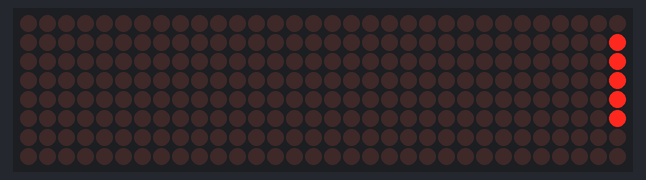
Simulated run of this sketch. Board: Arduino Uno, built with avr-gcc and run on an emulated ATmega328P. On the bench: 32×8 LED matrix.

Above: at 0.3 s.
At 1.9 s:
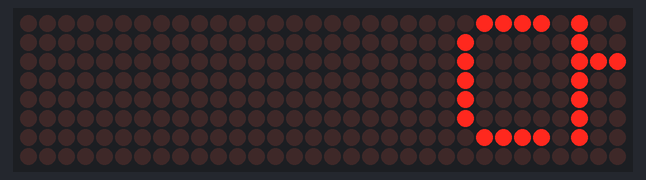
At 3.5 s:
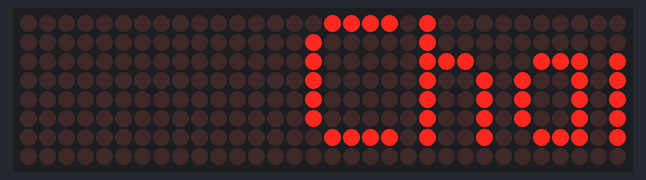
At 6.7 s:
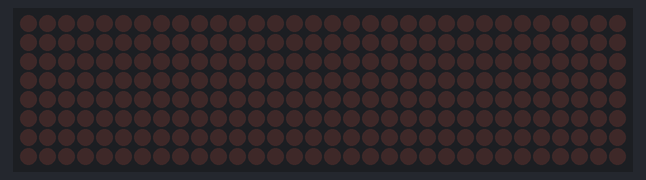
At 12.3 s:
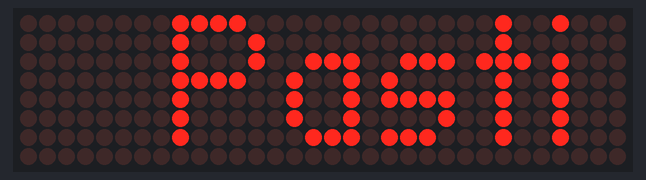
At 17.9 s:
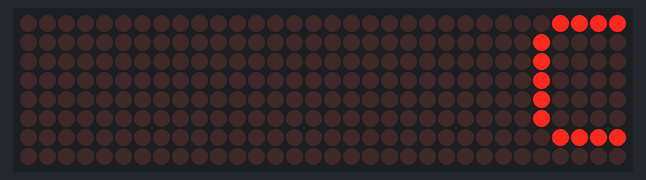

The sketch:

TextRunningMAX7219.ino
```cpp
#include <MD_Parola.h>
#include <MD_MAX72xx.h>
#include <SPI.h>

// Definisikan pin SPI yang digunakan
#define HARDWARE_TYPE MD_MAX72XX::FC16_HW
#define MAX_DEVICES 4

#define CLK_PIN   13
#define DATA_PIN  11
#define CS_PIN    10

// Inisialisasi objek untuk modul dot matrix
MD_Parola myDisplay = MD_Parola(HARDWARE_TYPE, CS_PIN, MAX_DEVICES);

// Teks yang akan ditampilkan
char text1[] = "Channel";

char text2[] = "Pasti Dadi";

bool isFirstText = true;

void setup() {
  // Inisialisasi modul dot matrix
  myDisplay.begin();

  // Tampilkan tulisan pertama
  displayText(text1);
}

void loop() {
  // Perbarui tampilan modul dot matrix
  if (myDisplay.displayAnimate()) {
    myDisplay.displayReset();

    if (isFirstText) {
      // Ganti ke tulisan kedua setelah tulisan pertama selesai
      clearDisplay();
       delay(1000);
      displayText(text2);
      isFirstText = false;

    } else {
      // Kembali ke tulisan pertama setelah tulisan kedua selesai
      clearDisplay();
       delay(1000);
      displayText(text1);
      isFirstText = true;

    }
  }
}

void displayText(char* text) {
  // Tampilkan teks dengan efek scroll dari kiri ke kanan
  myDisplay.displayText(text, PA_LEFT, 200, 0, PA_SCROLL_LEFT);

}

void clearDisplay() {
  // Bersihkan tampilan pada modul dot matrix
  myDisplay.displayClear();
}
```

Measured:
- by itself, everything shown: repeats every 16.8 s, in 76 steps
- what the display in image 3 shows lasts 1.0 s, from 6.6 s to 7.6 s
